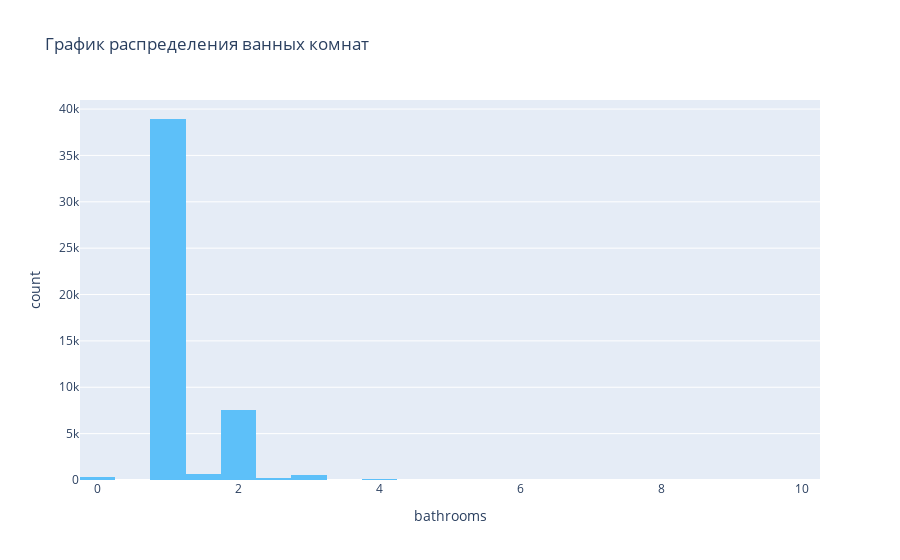

Notebook code for this chart:
### Markdown cell above
### d) Постройте гистограммы для признаков «ванные комнаты», «спальни». Есть ли выбросы?

### Code cell
bath_hist = px.histogram(df, x='bathrooms', title='График распределения ванных комнат', color_discrete_sequence=['rgb(93,192,249)'])
bath_hist.show()

### Figure 1 — Plotly figure (JSON) as saved in the notebook; plotly's stock layout.template omitted (floating-point values rounded to 4 significant figures; data arrays with more than 128 entries replaced by an {"elided": "..."} marker saying what was removed)
{"data": [{"bingroup": "x", "hovertemplate": "bathrooms=%{x}<br>count=%{y}<extra></extra>", "legendgroup": "", "marker": {"color": "rgb(93,192,249)", "pattern": {"shape": ""}}, "name": "", "orientation": "v", "showlegend": false, "type": "histogram", "x": {"elided": "48379 float values"}, "xaxis": "x", "yaxis": "y"}], "layout": {"barmode": "relative", "legend": {"tracegroupgap": 0}, "title": {"text": "График распределения ванных комнат"}, "xaxis": {"anchor": "y", "domain": [0, 1], "title": {"text": "bathrooms"}}, "yaxis": {"anchor": "x", "domain": [0, 1], "title": {"text": "count"}}}}
